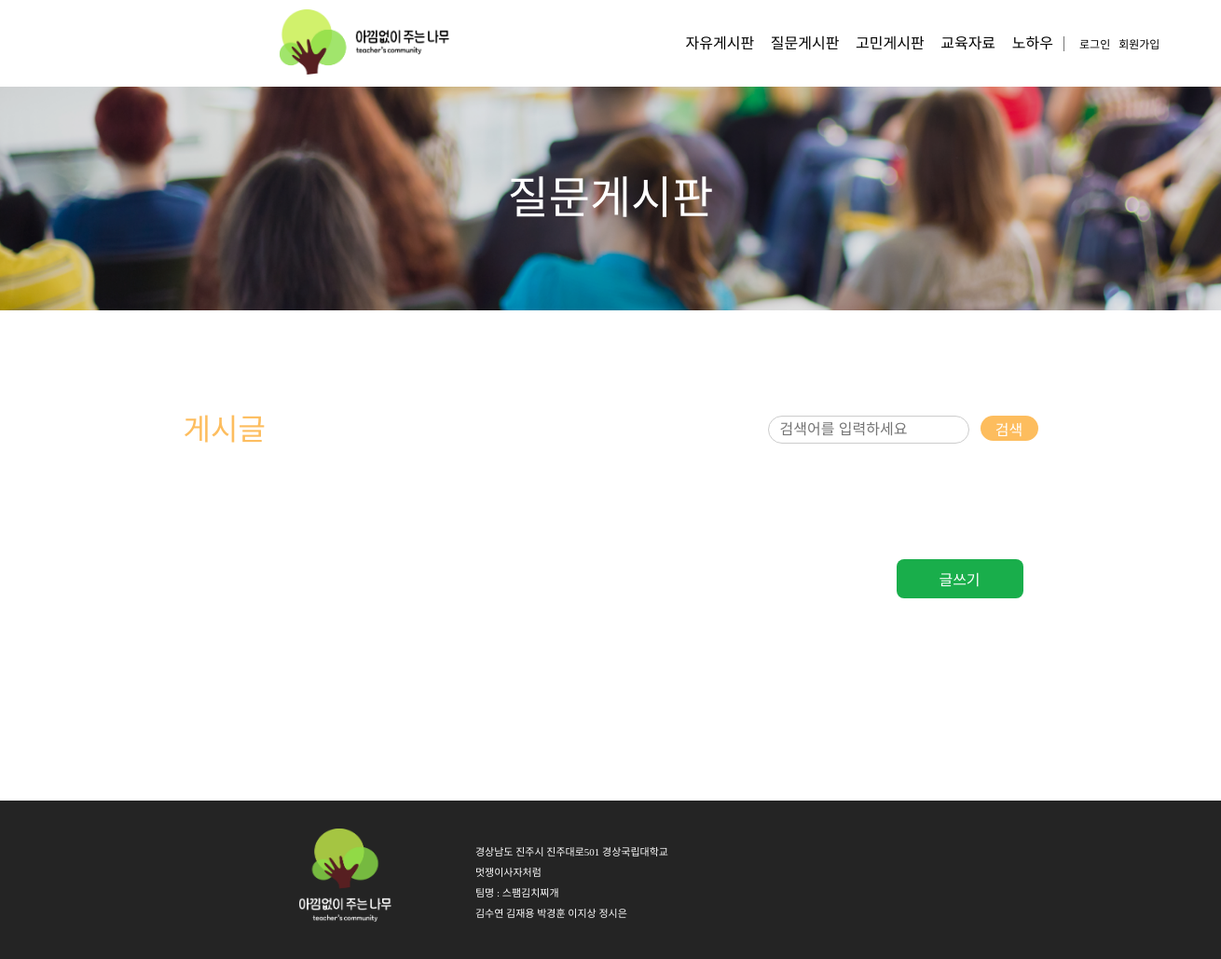
The app's page /question_board/, older data.
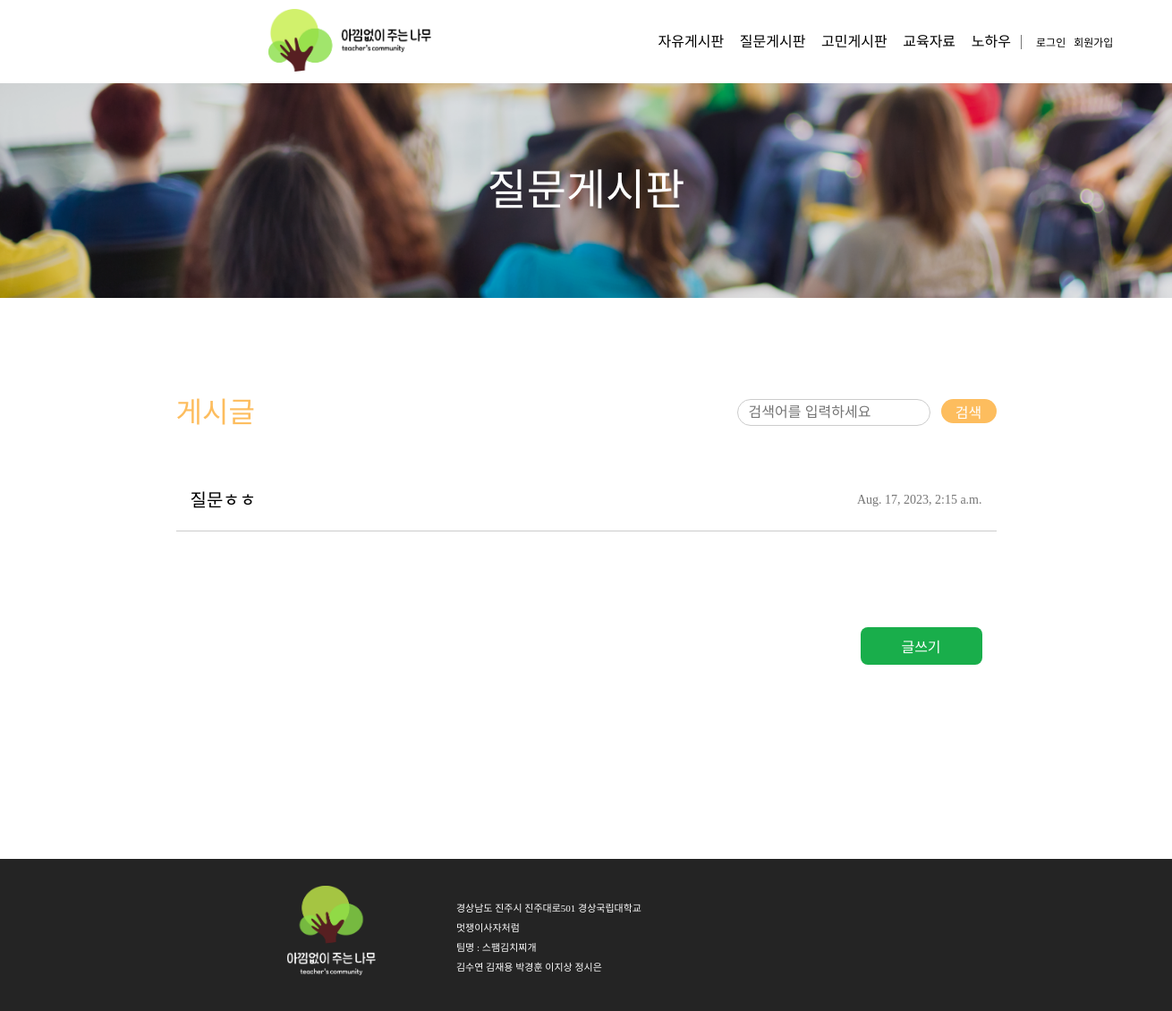
The same page, newer data.
### teacher_community/models.py (models this page shows, shortened)
class Post(models.Model):
    author = models.ForeignKey(
        Teacher, related_name="post_author", on_delete=models.CASCADE
    )
    title = models.CharField(max_length=255)
    content = models.TextField()
    created_at = models.DateTimeField(auto_now_add=True)
    updated_at = models.DateTimeField(auto_now=True)
    views = models.PositiveIntegerField(default=0)  # 조회수 필드 추가
    likes_user = models.ManyToManyField(
        settings.AUTH_USER_MODEL, related_name="likes_user", blank=True
    )
    category = models.CharField(max_length=10)
    file = models.FileField(upload_to="post_files/", blank=True, null=True)  # 파일 첨부 필드
    class Meta:
        ordering = ["-created_at"]  # 최신 글이 먼저 오도록 정렬

### teacher_community/views.py (the view)
# urls.py: path("question_board/", views.question_board, name="question_board"),
def question_board(request):
    posts = Post.objects.filter(category="질문게시판")
    return render(request, "question_board.html", {"posts": posts})

### templates/question_board.html (shortened to what this page needs)
{% extends 'nav_footer.html' %}
{% load static %}
{% block content %}
<!DOCTYPE html>
<html lang="ko">
<head>
  <link rel="stylesheet" href="{% static 'css/question_board.css' %}">
</head>
<body>
  <div class="wrapper">
    <div class="backgroundTitle"><span>질문게시판</span></div>
    <div class="main">
      <div class="upMain">
        <div class="postName">게시글</div>
        <div class="search">
          <form action="{% url 'question_search' %}" method="GET">
            <div class="searchwrapper">
              <div class="searchBox">
                <input type="text" class="textBox" name="q" placeholder="검색어를 입력하세요">
              </div>
              <button type="submit" class="searchButton">
                <div class="searchButtonText">검색</div>
              </button>
            </div>
          </form>
        </div>
      </div>
      <div class="midMain">
        {% for post in posts %}
            <a href="{% url 'detail' post.id %}" class="post">
              <div class="postTitle">{{ post.title }}</div>
              <div class="postTime">{{ post.created_at }}</div>
            </a>
          {% endfor %}
      </div>
      <div class="downMain">
        <div class="writeWrapper">
          <button class="write_btn"><a href="{% url 'question_write' %}">글쓰기</a></button>
        </div>
      </div>
    </div>
  </div>
</body>
</html>
{% endblock %}

Row changes from the older to the newer data that the page shows:
now on this page (row edited): Post: title "질문ㅎㅎ", created_at "Aug. 17, 2023, 2:15 a.m."
